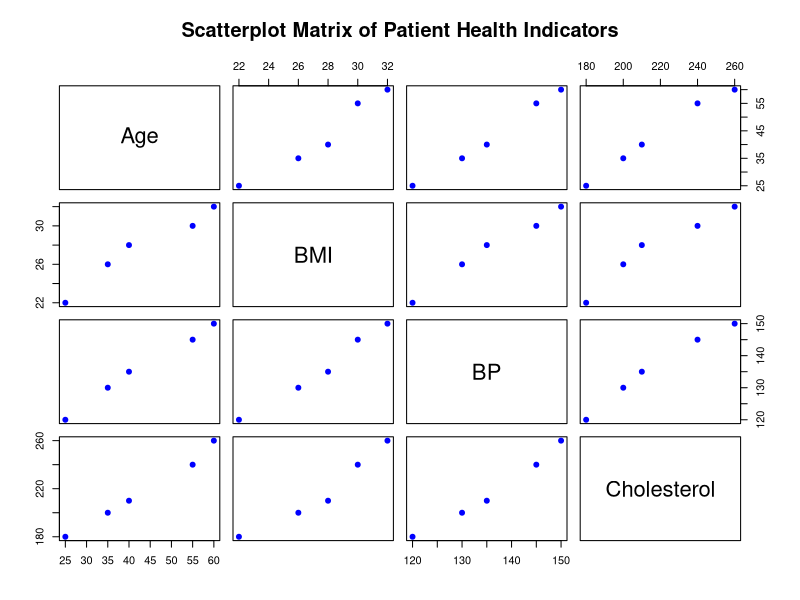

Reproduce this figure in R.
# Create Dataset
patient <- data.frame(
  Patient_ID = c("P1","P2","P3","P4","P5"),
  Age = c(25,40,55,35,60),
  BMI = c(22,28,30,26,32),
  BP = c(120,135,145,130,150),
  Cholesterol = c(180,210,240,200,260)
)

print(patient)
# Scatterplot Matrix

data <- patient[,c("Age","BMI","BP","Cholesterol")]

pairs(data,
      main="Scatterplot Matrix of Patient Health Indicators",
      col="blue",
      pch=19)
